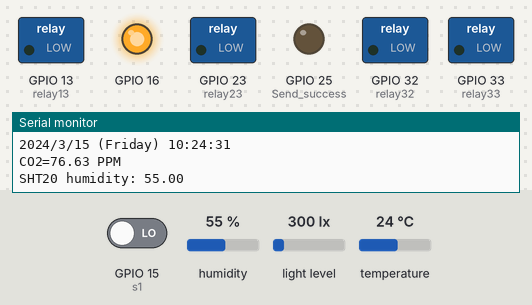
A sketch run on a simulated ESP32. Shown: switched loads named in the sketch (green lamp = pin HIGH), output pins drawn as LEDs (lit = HIGH), the last lines printed to the serial monitor. Inputs (shaded band) come from the test bench; at power-on: GPIO 15 (s1) LOW, temperature 24 °C, humidity 55 %, light level 300 lx. The local clock reads 2024-03-15 10:24:30 at power-on unless the sketch sets it; no radio packets arrive unless stated.

Above: at 2.8 s.
2.9 s: GPIO 15 (s1) driven HIGH
At 4.6 s:
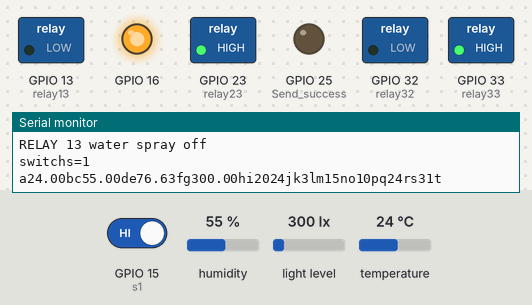
5.7 s: temperature set to 29.4 °C
9.0 s: temperature set to 30.7 °C
At 12.0 s:
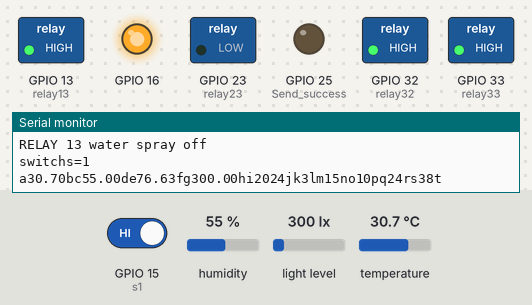
12.9 s: GPIO 15 (s1) driven LOW
At 15.7 s:
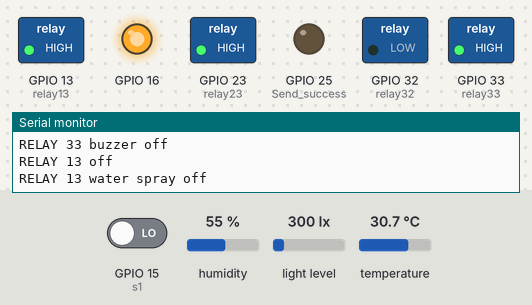
Timing chart, 0 to 17.2 s (numbered marks = the images above; inputs shaded):
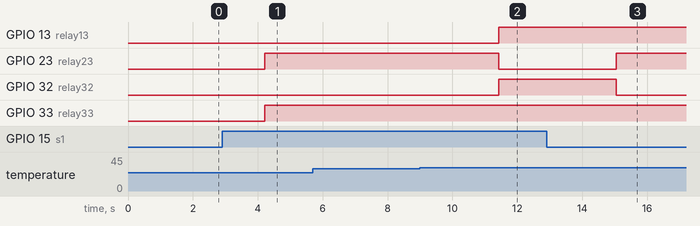

The sketch:

mushroom_sender.ino
```cpp
#include <SPI.h>
#include <LoRa.h>
#include <Wire.h>

#define SS      18
#define RST     14
#define DI0     26
#define BAND    433E6  //915E6

#include <Wire.h>
#include "DFRobot_SHT20.h"

DFRobot_SHT20    sht20;

float temp = 0;
float humd = 0;
float pressure = 0;
//
#include <BH1750.h>
BH1750 lightMeter;

float lux = 0;
String LoRaMessage = "";

const int relay32 = 32;
const int relay33 = 33;
const int relay13 = 13;
const int relay23 = 23;

#include "MQ135.h"
const int mq = 4;
const int s1 = 15;  /* mq O/P pin */
int s = 0;  /* mq O/P pin */


float CO2 = 0.0;


//pin 21  data
//pn 22 clk

int counter = 0;
#include "RTClib.h"

RTC_DS1307 rtc;

char daysOfTheWeek[7][12] = {"Sunday", "Monday", "Tuesday", "Wednesday", "Thursday", "Friday", "Saturday"};


void setup() {

  Serial.begin(115200);
  rtc.begin();

  pinMode(mq, INPUT);
  pinMode(s, INPUT);
  pinMode(25, OUTPUT); //Send success, LED will bright 1 second
  pinMode(16, OUTPUT);
  digitalWrite(16, LOW);    // set GPIO16 low to reset OLED
  delay(50);
  digitalWrite(16, HIGH);


  Serial.begin(115200);
  SPI.begin(5, 19, 27, 18);
  LoRa.setPins(SS, RST, DI0);
  Serial.println("LoRa Sender");
  if (!LoRa.begin(BAND)) {
    Serial.println("Starting LoRa failed!");
    while (1);
  }
  Serial.println("LoRa Initial OK!");

  delay(500);

  sht20.initSHT20();                                  // Init SHT20 Sensor
  delay(100);
  sht20.checkSHT20();

  pinMode(relay32, OUTPUT);
  pinMode(relay33, OUTPUT);
  pinMode(relay13, OUTPUT);
  pinMode(relay23, OUTPUT);

  delay(500);

  Wire.begin();
  lightMeter.begin();
  delay(500);
}
void loop() {
  DateTime now = rtc.now();

  Serial.print(now.year(), DEC);
  Serial.print('/');
  Serial.print(now.month(), DEC);
  Serial.print('/');
  Serial.print(now.day(), DEC);
  Serial.print(" (");
  Serial.print(daysOfTheWeek[now.dayOfTheWeek()]);
  Serial.print(") ");
  Serial.print(now.hour(), DEC);
  Serial.print(':');
  Serial.print(now.minute(), DEC);
  Serial.print(':');
  Serial.print(now.second(), DEC);
  Serial.println();
  delay(500);

  MQ135 gasSensor = MQ135(mq); // Attach sensor to pin A0
  float rzero = gasSensor.getRZero();
  // read analog input pin 0
  Serial.print("CO2=");
  Serial.print(rzero);               // prints the value read
  Serial.println(" PPM");
  delay(500);

  float humd =  sht20.readHumidity();
  float temp = sht20.readTemperature();
  Serial.print("SHT20 humidity: ");
  Serial.println(humd);
  delay(500);
  Serial.print("SHT20 temp: ");
  Serial.println(temp);
  delay(500);

  float lux = lightMeter.readLightLevel();
  Serial.print("Light: ");
  Serial.print(lux);
  Serial.println(" lx");
  delay(500);

  if (temp >= 30) {
    digitalWrite(relay23, LOW);
    Serial.println("RELAY 23 on");
    Serial.println("RELAY 23 cooling fan on");
    digitalWrite(relay33, HIGH);
    Serial.println("RELAY 33 off");
    Serial.println("RELAY 33 buzzer off");
    digitalWrite(relay13, HIGH);
    Serial.println("RELAY 13 off");
    Serial.println("RELAY 13 water spray off");
    digitalWrite(relay32, HIGH);
    Serial.println("RELAY 32 off");
    Serial.println("RELAY 32 heater off");

  }
  else {
    digitalWrite(relay23, HIGH);
    Serial.println("RELAY 23 off");
    Serial.println("RELAY 23 cooling fan off");

  }

  if ((lux >= 30) && (now.hour() == 8) && (now.minute() == 01)) {
    digitalWrite(relay13, LOW);
    Serial.println("RELAY 13 on");
    Serial.println("RELAY 13 water spray on");
    digitalWrite(relay23, HIGH);
    Serial.println("RELAY 23 off");
    Serial.println("RELAY 23 cooling fan off");
    digitalWrite(relay33, HIGH);
    Serial.println("RELAY 33 off");
    Serial.println("RELAY 33 buzzer off");
    digitalWrite(relay32, HIGH);
    Serial.println("RELAY 32 off");
    Serial.println("RELAY 32 heater off");
    delay(10000);
  }
  else {
    digitalWrite(relay33, HIGH);
    Serial.println("RELAY 13 off");
    Serial.println("RELAY 13 water spray off");
  }


  int s = digitalRead(s1);       // read analog input pin 0
  Serial.print("switchs=");
  Serial.println( s);// prints the value read
  while (s == 0) {
    counter++;
    Serial.print("counter11=");
    Serial.println(counter);
    digitalWrite(relay32, LOW);// prints the value read
    Serial.println("RELAY 32 on");
    Serial.println("RELAY 32 heater on");
    digitalWrite(relay23, HIGH);
    Serial.println("RELAY 23 off");
    Serial.println("RELAY 23 cooling fan off");
    digitalWrite(relay33, HIGH);
    Serial.println("RELAY 33 off");
    Serial.println("RELAY 33 buzzer off");
    digitalWrite(relay13, HIGH);
    Serial.println("RELAY 13 off");
    Serial.println("RELAY 13 water spray off");
    delay(10000);
    while (counter >= 655) {

      digitalWrite(relay32, HIGH);
      Serial.print("counter1=");
      Serial.println(counter);               // prints the value read
      Serial.println("RELAY 32 off");
      Serial.println("RELAY 32 heater off");
      digitalWrite(relay23, HIGH);
      Serial.println("RELAY 23 off");
      Serial.println("RELAY 23 cooling fan off");

      digitalWrite(relay13, HIGH);
      Serial.println("RELAY 13 off");
      Serial.println("RELAY 13 water spray off");

      digitalWrite(relay33, LOW);
      Serial.println("RELAY 33 on");
      Serial.println("RELAY 33 buzzer on");

      int s = digitalRead(s1);       // read analog input pin 0
      Serial.print(" inside switchs=");
      Serial.println( s);// prints the value read
      if (s == 1) {
        counter = 0;
        break;
      }
      delay(1000);
    }

    int s = digitalRead(s1);       // read analog input pin 0
    Serial.print(" inside switchs  1=");
    Serial.println( s);// prints the value read
    if (s == 1) {
      counter = 0;
      break;
    }
    delay(1000);

  }


  LoRaMessage = "a" + String(temp) + "b" + "c" + String(humd) + "d" + "e" + String(rzero ) + "f" + "g" + String(lux) + "h" + "i" + String(now.year()) + "j" + "k" + String(now.month()) + "l" + "m" + String(now.day()) + "n" + "o" + String(now.hour()) + "p" + "q" + String(now.minute()) + "r"+ "s" + String(now.second()) + "t";
  //Send LoRa packet to receiver
  LoRa.beginPacket();
  LoRa.print(LoRaMessage);
  LoRa.endPacket();
  Serial.println(LoRaMessage);

  // wait for a second
  delay(1000);
}
```

Measured:
- the behaviour switches between 29.9 and 30 °C on temperature (found by bisection; images 1 and 2)
- after the input at 2.9 s, GPIO 13 (relay13): stays LOW (without the input it goes to HIGH after 1.3 s)
- after the input at 9.0 s, GPIO 13 (relay13), GPIO 32 (relay32): LOW → HIGH after 2.4 s; GPIO 23 (relay23): HIGH → LOW after 2.4 s
- after the input at 12.9 s, GPIO 23 (relay23): LOW → HIGH after 2.2 s; GPIO 32 (relay32): HIGH → LOW after 2.1 s
